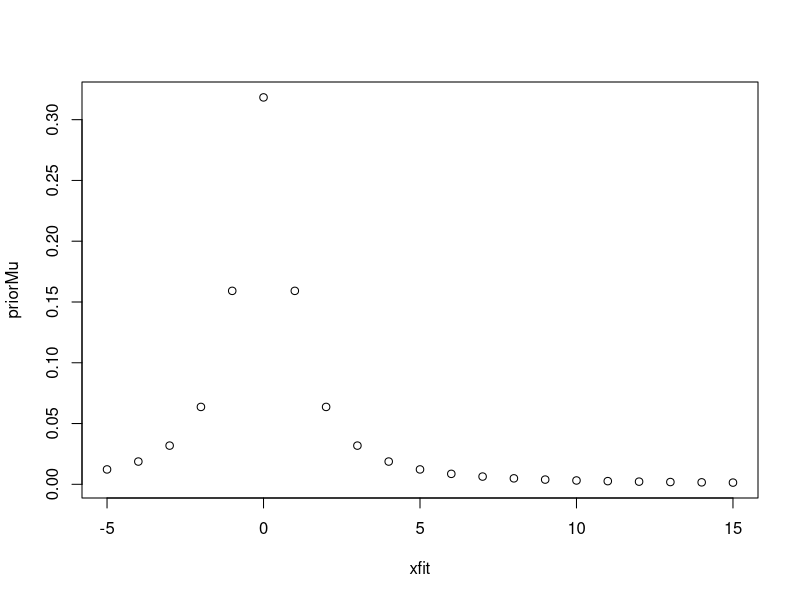
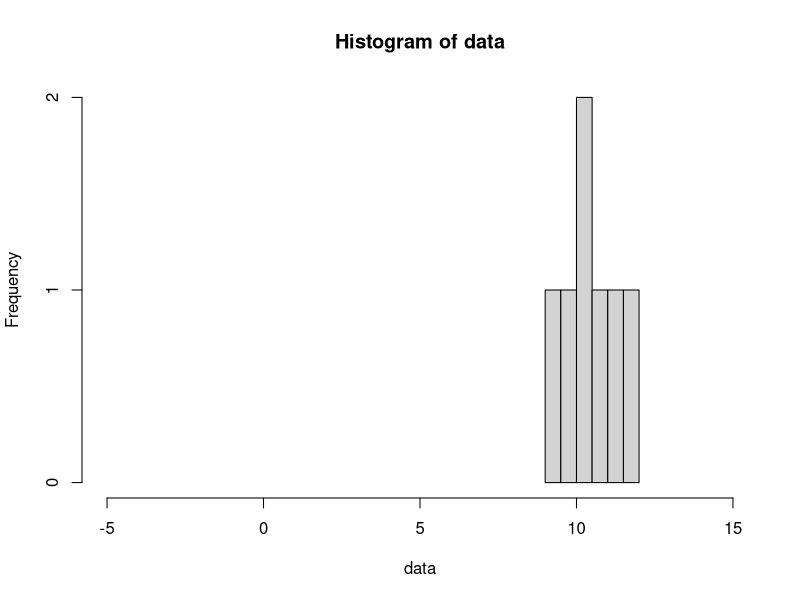
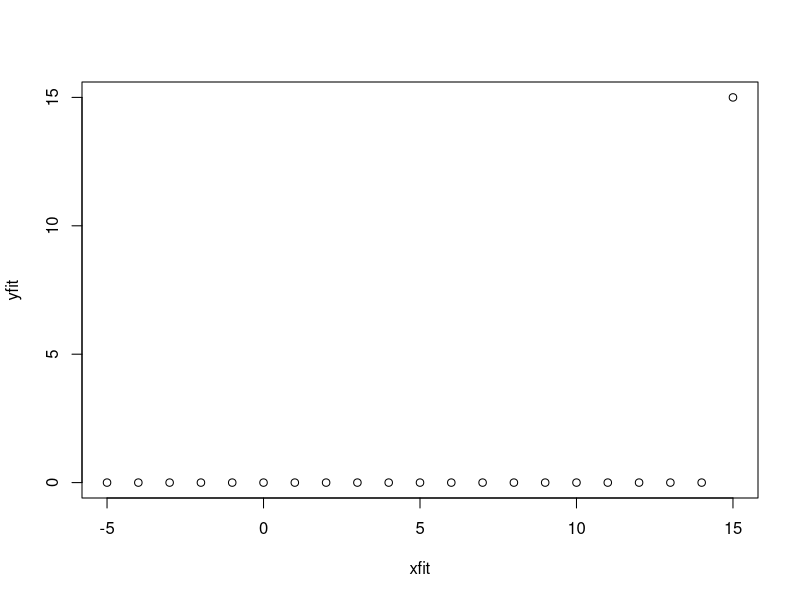

Here is the R script that generated these plots, in order:
## ---- chunk 1
knitr::opts_chunk$set(echo = TRUE)
## ---- chunk 2

#prior for Mu
xfit <- seq(-5, 15, 1)
priorMu <- dt(xfit, df = 1)
plot(xfit, priorMu)
## ---- chunk 3

data <- c(11.3710, 9.4353, 10.3631, 10.6329, 10.4043, 9.8939, 11.5115)
hist(xlim = range(-5, 15), x = data)

## ---- chunk 4
normal_log_likelihood <- function(mu, data, sigma2 = 1) {
  xsum <- sum((data - mu)**2)
  return(-length(data)/2*log(2*pi) - length(data)/2 * log(sigma2) - 1/(2 * sigma2) * xsum)
}

llik <- normal_log_likelihood(5, data)
round(llik, 1)
## ---- chunk 5
#likelihood för normalfördelning
normal_likelihood <- function(mu, data, sigma2 = 1) {
  return((2*pi*sigma2)**(-length(data)/2)*exp(-(1/(2*sigma2))*sum((data-mu)**2)))
}

xfit <- seq(-5, 15, 1)
i <- 1
yfit <- c(xfit)
while(i < length(xfit)) {
 yfit[i] <- normal_likelihood(xfit[i], data)
 i <- i + 1
}

plot(xfit, yfit)
